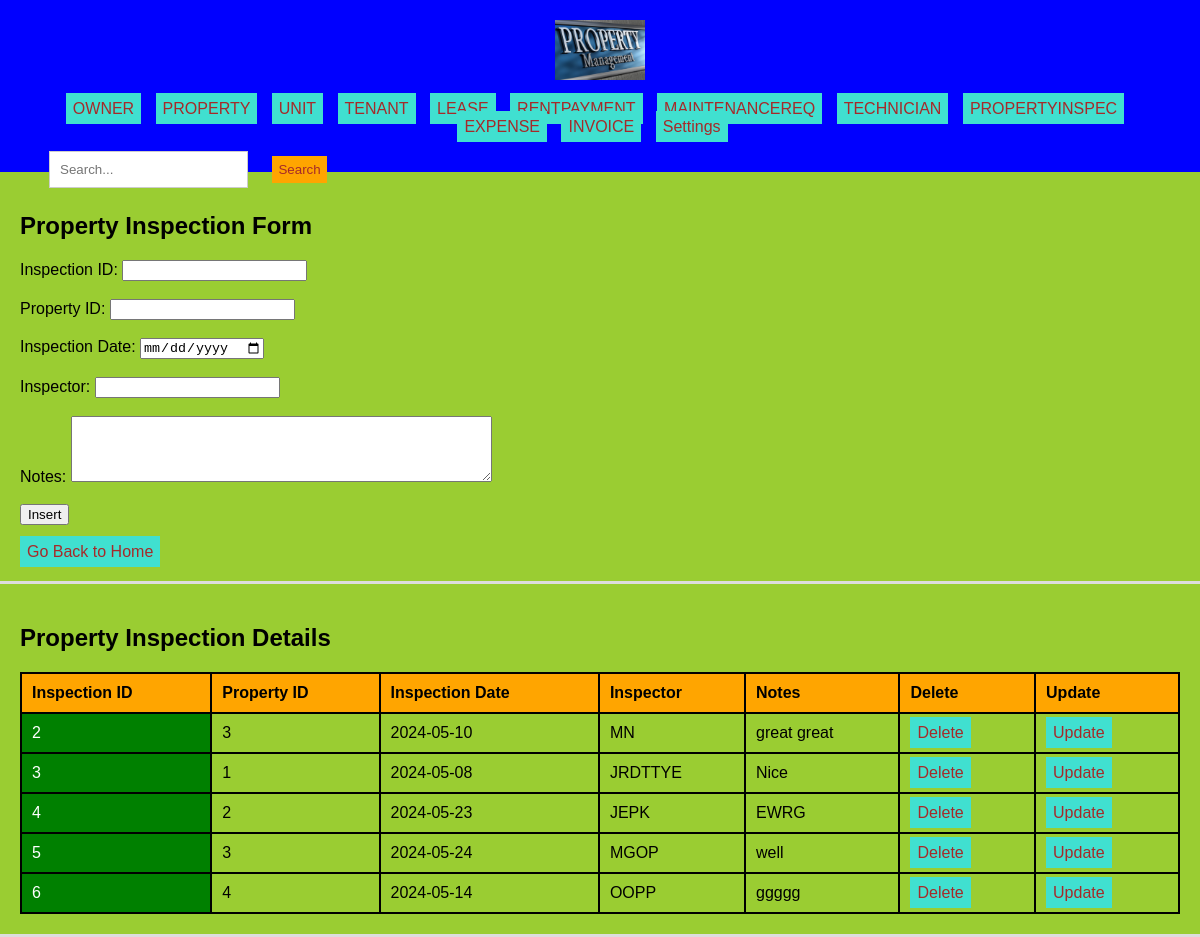
Page /propertyinspec.php on the committed database.
### tables this page shows
CREATE TABLE `propertyinspections` (
  `Inspection_id` int(11) NOT NULL,
  `Property_id` int(11) DEFAULT NULL,
  `Inspection_date` date DEFAULT NULL,
  `Inspector` varchar(50) DEFAULT NULL,
  `Notes` text DEFAULT NULL
);

### propertyinspec.php (the view, shortened to what this page needs)
<!DOCTYPE html>
<html lang="en">
<head>
  <link rel="stylesheet" type="text/css" href="style.css">
</head>
<body style="background-color: yellowgreen;">
  <header>
    <div>
      <img src="./Images/a.jpg" width="90" height="60" alt="Logo">
    </div>
    <ul class="navbar">
      <ul class="navbar">
    <li style="display: inline; margin-right: 5px;"><a href="./owner.php">OWNER</a></li>
    <li style="display: inline; margin-right: 5px;"><a href="./property.php">PROPERTY</a></li>
    <li style="display: inline; margin-right: 5px;"><a href="./unit.php">UNIT</a></li>
      <li style="display: inline; margin-right: 5px;"><a href="./tenant.php">TENANT</a></li>
        <li style="display: inline; margin-right: 5px;"><a href="./lease.php">LEASE</a></li>
     <li style="display: inline; margin-right: 5px;"><a href="./rentpayment.php">RENTPAYMENT</a></li>
      <li style="display: inline; margin-right: 5px;"><a href="./MaintenanceReq.php">MAINTENANCEREQ</a></li>
      <li style="display: inline; margin-right: 5px;"><a href="./technician.php">TECHNICIAN</a>
      </li>
      <li style="display: inline; margin-right: 5px;"><a href="./propertyinspec.php">PROPERTYINSPEC</a></li>
      <li style="display: inline; margin-right: 5px;"><a href="./Expense.php">EXPENSE</a></li>
        <li style="display: inline; margin-right: 5px;"><a href="./invoice.php">INVOICE</a>
        <li class="dropdown">
        <a href="#">Settings</a>
      </li>
    </ul>
    <div class="search-form" style="text-align: right; padding: 10px;">
      <form role="search" action="search.php">
        <input class="form-control" type="search" placeholder="Search..." aria-label="Search" name="query">
        <button class="btn" type="submit">Search</button>
      </form>
    </div>
  </header>
<section>
    <h1>Property Inspection Form</h1>
    <form method="post" onsubmit="return confirmInsert();">
        <label for="inspection_id">Inspection ID:</label>
        <input type="number" id="inspection_id" name="inspection_id" required><br><br>
        <label for="property_id">Property ID:</label>
        <input type="number" id="property_id" name="property_id" required><br><br>
        <label for="inspection_date">Inspection Date:</label>
        <input type="date" id="inspection_date" name="inspection_date" required><br><br>
        <label for="inspector">Inspector:</label>
        <input type="text" id="inspector" name="inspector" required><br><br>
        <label for="notes">Notes:</label>
        <textarea id="notes" name="notes" rows="4" cols="50"></textarea><br><br>
        <input type="submit" name="add" value="Insert"><br><br>
        <a href="./home.html">Go Back to Home</a>
    </form>
</section>
<?php
include('database_connection.php');
?>
<section>
    <h2>Property Inspection Details</h2>
    <table>
      <tr>
        <th>Inspection ID</th>
        <th>Property ID</th>
        <th>Inspection Date</th>
        <th>Inspector</th>
        <th>Notes</th>
        <th>Delete</th>
        <th>Update</th>
      </tr>
      <?php
      $sql = "SELECT * FROM propertyinspections";
      $result = $connection->query($sql);
      if ($result->num_rows > 0) {
          while ($row = $result->fetch_assoc()) {
              echo "<tr>
                    <td>{$row['Inspection_id']}</td>
                    <td>{$row['Property_id']}</td>
                    <td>{$row['Inspection_date']}</td>
                    <td>{$row['Inspector']}</td>
                    <td>{$row['Notes']}</td>
                    <td><a href='delete_propertyinspec.php?inspection_id={$row['Inspection_id']}'>Delete</a></td>
                    <td><a href='update_propertyinspec.php?inspection_id={$row['Inspection_id']}'>Update</a></td>
                   </tr>";
          }
      } else {
          echo "<tr><td colspan='7'>No data found</td></tr>";
      }
      ?>
    </table>
</section>

### style.css (style rules this page uses)
body { font-family: Arial, sans-serif; margin: 0; padding: 0; }
.search-form { float: left; padding: 20px; }
.form-control { padding: 18px; margin-left: 19px; border: 1px solid #ccc; }
.btn { padding: 6px; background-color: orange; color: brown; border: none; }
.dropdown { position: relative; display: inline; margin-right: 10px; }
body { font-family: Arial,sans-serif; margin:0; padding:0; }
header { background-color:blue; padding: 20px; }
.dropdown { position: right; display:right; direction:rtl; }
section { padding:28px; border-bottom: 1px solid #ddd; }

### propertyinspec.php (style rules this page uses)
a { padding: 7px; color: white; background-color: turquoise; text-decoration: none; margin-right: 5px; }
a:link { color: brown; }
button.btn { margin-left: 20px; margin-top: 10px; }
input.form-control { padding: 10px; }
table { width: 100%; border-collapse: collapse; }
th, td { border: 2px solid black; padding: 10px; text-align: left; }
th { background-color: orange; }
td:first-child { background-color: green; color: white; }
section { padding: 20px; border-bottom: 3px solid #ddd; }
header { text-align: center; padding: 20px; background-color: blue; color: white; }
.navbar { list-style-type: none; padding: 0; text-align: center; }
.navbar li { display: inline-block; margin-right: 10px; }
.dropdown { position: relative; display: inline-block; }

### rows in the picture
propertyinspections: Inspection_id "2", Property "3", Inspection_date "2024-05-10", Inspector "MN", Notes "great great"
propertyinspections: Inspection_id "3", Property "1", Inspection_date "2024-05-08", Inspector "JRDTTYE", Notes "Nice"
propertyinspections: Inspection_id "4", Property "2", Inspection_date "2024-05-23", Inspector "JEPK", Notes "EWRG"
propertyinspections: Inspection_id "5", Property "3", Inspection_date "2024-05-24", Inspector "MGOP", Notes "well"
propertyinspections: Inspection_id "6", Property "4", Inspection_date "2024-05-14", Inspector "OOPP", Notes "ggggg"
